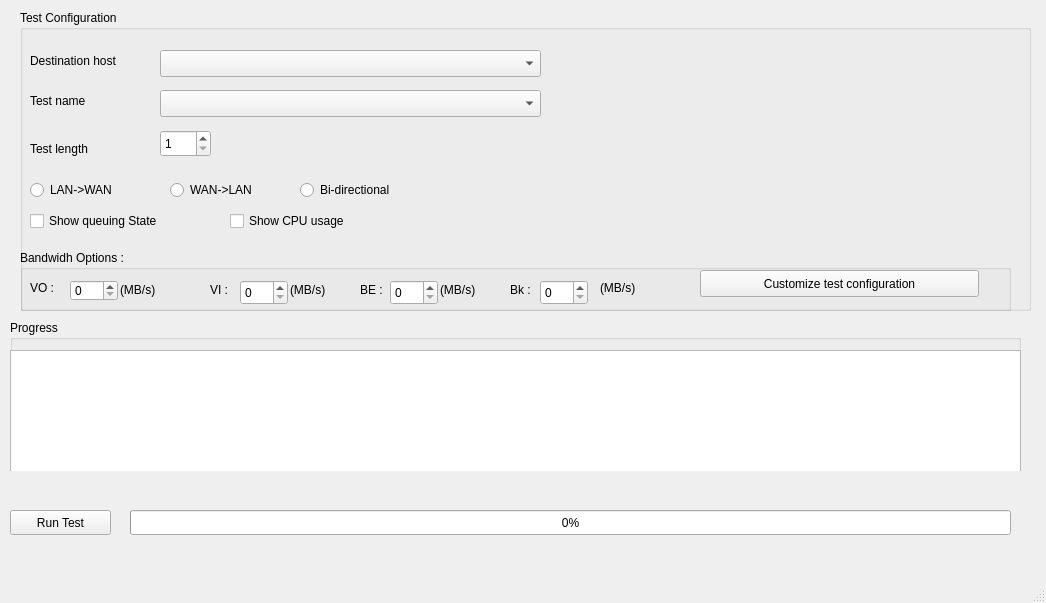
<?xml version="1.0" encoding="UTF-8"?>
<ui version="4.0">
 <class>Dialog</class>
 <widget class="QMainWindow" name="Dialog">
  <property name="geometry">
   <rect>
    <x>0</x>
    <y>0</y>
    <width>1046</width>
    <height>603</height>
   </rect>
  </property>
  <property name="windowTitle">
   <string>MainWindow</string>
  </property>
  <widget class="QWidget" name="centralwidget">
   <widget class="QGroupBox" name="groupBox_2">
    <property name="geometry">
     <rect>
      <x>10</x>
      <y>320</y>
      <width>1011</width>
      <height>151</height>
     </rect>
    </property>
    <property name="title">
     <string>Progress</string>
    </property>
    <widget class="QTextBrowser" name="textBrowser">
     <property name="geometry">
      <rect>
       <x>0</x>
       <y>30</y>
       <width>1011</width>
       <height>161</height>
      </rect>
     </property>
    </widget>
   </widget>
   <widget class="QPushButton" name="runButton">
    <property name="geometry">
     <rect>
      <x>10</x>
      <y>510</y>
      <width>101</width>
      <height>25</height>
     </rect>
    </property>
    <property name="text">
     <string>Run Test</string>
    </property>
   </widget>
   <widget class="QProgressBar" name="progressBar">
    <property name="geometry">
     <rect>
      <x>130</x>
      <y>510</y>
      <width>881</width>
      <height>25</height>
     </rect>
    </property>
    <property name="value">
     <number>0</number>
    </property>
   </widget>
   <widget class="QGroupBox" name="groupBox_1">
    <property name="geometry">
     <rect>
      <x>20</x>
      <y>10</y>
      <width>1011</width>
      <height>301</height>
     </rect>
    </property>
    <property name="acceptDrops">
     <bool>false</bool>
    </property>
    <property name="title">
     <string>Test Configuration</string>
    </property>
    <widget class="QLabel" name="label">
     <property name="geometry">
      <rect>
       <x>10</x>
       <y>40</y>
       <width>121</width>
       <height>21</height>
      </rect>
     </property>
     <property name="text">
      <string>Destination host</string>
     </property>
    </widget>
    <widget class="QLabel" name="label_2">
     <property name="geometry">
      <rect>
       <x>10</x>
       <y>80</y>
       <width>121</width>
       <height>21</height>
      </rect>
     </property>
     <property name="text">
      <string>Test name</string>
     </property>
    </widget>
    <widget class="QComboBox" name="combobox_host">
     <property name="geometry">
      <rect>
       <x>140</x>
       <y>40</y>
       <width>381</width>
       <height>27</height>
      </rect>
     </property>
    </widget>
    <widget class="QLabel" name="label_5">
     <property name="geometry">
      <rect>
       <x>10</x>
       <y>130</y>
       <width>81</width>
       <height>17</height>
      </rect>
     </property>
     <property name="text">
      <string>Test length</string>
     </property>
    </widget>
    <widget class="QSpinBox" name="testLength">
     <property name="geometry">
      <rect>
       <x>140</x>
       <y>120</y>
       <width>51</width>
       <height>27</height>
      </rect>
     </property>
     <property name="minimum">
      <number>1</number>
     </property>
     <property name="maximum">
      <number>10000</number>
     </property>
    </widget>
    <widget class="QCheckBox" name="checkBox_NTP">
     <property name="geometry">
      <rect>
       <x>10</x>
       <y>200</y>
       <width>261</width>
       <height>22</height>
      </rect>
     </property>
     <property name="text">
      <string>Show queuing State</string>
     </property>
    </widget>
    <widget class="QCheckBox" name="checkBox_HTTP">
     <property name="geometry">
      <rect>
       <x>210</x>
       <y>200</y>
       <width>411</width>
       <height>22</height>
      </rect>
     </property>
     <property name="text">
      <string>Show CPU usage</string>
     </property>
    </widget>
    <widget class="QComboBox" name="combobox_testN">
     <property name="geometry">
      <rect>
       <x>140</x>
       <y>80</y>
       <width>381</width>
       <height>27</height>
      </rect>
     </property>
    </widget>
    <widget class="QRadioButton" name="radioButton">
     <property name="geometry">
      <rect>
       <x>10</x>
       <y>170</y>
       <width>104</width>
       <height>20</height>
      </rect>
     </property>
     <property name="text">
      <string>LAN-&gt;WAN</string>
     </property>
    </widget>
    <widget class="QRadioButton" name="radioButton_2">
     <property name="geometry">
      <rect>
       <x>150</x>
       <y>170</y>
       <width>104</width>
       <height>20</height>
      </rect>
     </property>
     <property name="text">
      <string>WAN-&gt;LAN</string>
     </property>
    </widget>
    <widget class="QRadioButton" name="radioButton_3">
     <property name="geometry">
      <rect>
       <x>280</x>
       <y>170</y>
       <width>104</width>
       <height>20</height>
      </rect>
     </property>
     <property name="text">
      <string>Bi-directional</string>
     </property>
    </widget>
    <widget class="QGroupBox" name="groupBox">
     <property name="geometry">
      <rect>
       <x>0</x>
       <y>240</y>
       <width>991</width>
       <height>61</height>
      </rect>
     </property>
     <property name="title">
      <string>Bandwidh Options :</string>
     </property>
     <widget class="QPushButton" name="setting_button">
      <property name="geometry">
       <rect>
        <x>680</x>
        <y>20</y>
        <width>279</width>
        <height>27</height>
       </rect>
      </property>
      <property name="text">
       <string>Customize test configuration</string>
      </property>
      <property name="icon">
       <iconset>
        <normaloff>../../../../../static/configure.jpg</normaloff>../../../../../static/configure.jpg</iconset>
      </property>
     </widget>
     <widget class="QLabel" name="label_3">
      <property name="geometry">
       <rect>
        <x>10</x>
        <y>30</y>
        <width>41</width>
        <height>16</height>
       </rect>
      </property>
      <property name="text">
       <string>VO :</string>
      </property>
     </widget>
     <widget class="QSpinBox" name="VO">
      <property name="geometry">
       <rect>
        <x>50</x>
        <y>30</y>
        <width>48</width>
        <height>21</height>
       </rect>
      </property>
     </widget>
     <widget class="QLabel" name="label_4">
      <property name="geometry">
       <rect>
        <x>100</x>
        <y>30</y>
        <width>41</width>
        <height>20</height>
       </rect>
      </property>
      <property name="text">
       <string>(MB/s)</string>
      </property>
     </widget>
     <widget class="QLabel" name="label_6">
      <property name="geometry">
       <rect>
        <x>190</x>
        <y>30</y>
        <width>51</width>
        <height>20</height>
       </rect>
      </property>
      <property name="layoutDirection">
       <enum>Qt::LeftToRight</enum>
      </property>
      <property name="text">
       <string>VI :</string>
      </property>
     </widget>
     <widget class="QSpinBox" name="VI">
      <property name="geometry">
       <rect>
        <x>220</x>
        <y>30</y>
        <width>48</width>
        <height>25</height>
       </rect>
      </property>
     </widget>
     <widget class="QLabel" name="label_7">
      <property name="geometry">
       <rect>
        <x>270</x>
        <y>30</y>
        <width>41</width>
        <height>20</height>
       </rect>
      </property>
      <property name="text">
       <string>(MB/s)</string>
      </property>
     </widget>
     <widget class="QLabel" name="label_8">
      <property name="geometry">
       <rect>
        <x>340</x>
        <y>30</y>
        <width>51</width>
        <height>20</height>
       </rect>
      </property>
      <property name="layoutDirection">
       <enum>Qt::LeftToRight</enum>
      </property>
      <property name="text">
       <string>BE :</string>
      </property>
     </widget>
     <widget class="QSpinBox" name="BE">
      <property name="geometry">
       <rect>
        <x>370</x>
        <y>30</y>
        <width>48</width>
        <height>25</height>
       </rect>
      </property>
     </widget>
     <widget class="QLabel" name="label_9">
      <property name="geometry">
       <rect>
        <x>420</x>
        <y>30</y>
        <width>41</width>
        <height>20</height>
       </rect>
      </property>
      <property name="text">
       <string>(MB/s)</string>
      </property>
     </widget>
     <widget class="QLabel" name="label_10">
      <property name="geometry">
       <rect>
        <x>490</x>
        <y>30</y>
        <width>51</width>
        <height>20</height>
       </rect>
      </property>
      <property name="layoutDirection">
       <enum>Qt::LeftToRight</enum>
      </property>
      <property name="text">
       <string>Bk :</string>
      </property>
     </widget>
     <widget class="QSpinBox" name="BK">
      <property name="geometry">
       <rect>
        <x>520</x>
        <y>30</y>
        <width>48</width>
        <height>25</height>
       </rect>
      </property>
     </widget>
     <widget class="QLabel" name="label_11">
      <property name="geometry">
       <rect>
        <x>580</x>
        <y>30</y>
        <width>41</width>
        <height>16</height>
       </rect>
      </property>
      <property name="text">
       <string>(MB/s)</string>
      </property>
     </widget>
    </widget>
   </widget>
  </widget>
  <widget class="QMenuBar" name="menubar">
   <property name="geometry">
    <rect>
     <x>0</x>
     <y>0</y>
     <width>1046</width>
     <height>25</height>
    </rect>
   </property>
  </widget>
  <widget class="QStatusBar" name="statusbar"/>
 </widget>
 <resources/>
 <connections/>
</ui>
